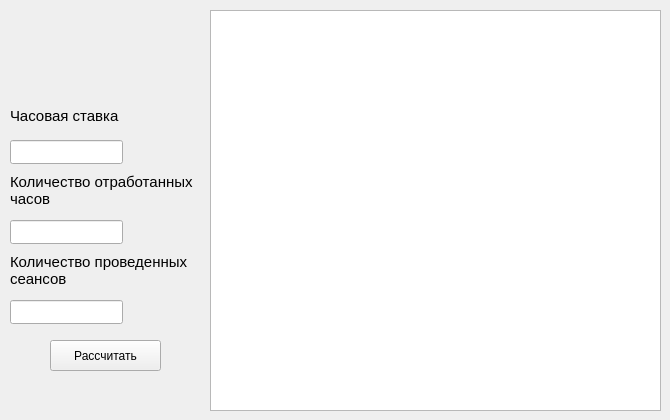
    <widget class="QWidget" name="tab_5">
     <attribute name="title">
      <string>Отчет</string>
     </attribute>
     <widget class="QTextBrowser" name="textBrowser">
      <property name="geometry">
       <rect>
        <x>210</x>
        <y>10</y>
        <width>451</width>
        <height>401</height>
       </rect>
      </property>
     </widget>
     <widget class="QLabel" name="label">
      <property name="geometry">
       <rect>
        <x>10</x>
        <y>100</y>
        <width>151</width>
        <height>31</height>
       </rect>
      </property>
      <property name="font">
       <font>
        <pointsize>11</pointsize>
       </font>
      </property>
      <property name="text">
       <string>Часовая ставка</string>
      </property>
     </widget>
     <widget class="QLabel" name="label_7">
      <property name="geometry">
       <rect>
        <x>10</x>
        <y>170</y>
        <width>191</width>
        <height>41</height>
       </rect>
      </property>
      <property name="font">
       <font>
        <pointsize>11</pointsize>
       </font>
      </property>
      <property name="text">
       <string>Количество отработанных часов</string>
      </property>
      <property name="wordWrap">
       <bool>true</bool>
      </property>
     </widget>
     <widget class="QLabel" name="label_8">
      <property name="geometry">
       <rect>
        <x>10</x>
        <y>250</y>
        <width>181</width>
        <height>41</height>
       </rect>
      </property>
      <property name="font">
       <font>
        <pointsize>11</pointsize>
       </font>
      </property>
      <property name="text">
       <string>Количество проведенных сеансов</string>
      </property>
      <property name="wordWrap">
       <bool>true</bool>
      </property>
     </widget>
     <widget class="QLineEdit" name="lineEdit">
      <property name="geometry">
       <rect>
        <x>10</x>
        <y>140</y>
        <width>113</width>
        <height>24</height>
       </rect>
      </property>
      <property name="inputMethodHints">
       <set>Qt::InputMethodHint::ImhPreferNumbers</set>
      </property>
      <property name="inputMask">
       <string>9999999999</string>
      </property>
     </widget>
     <widget class="QLineEdit" name="lineEdit_2">
      <property name="geometry">
       <rect>
        <x>10</x>
        <y>220</y>
        <width>113</width>
        <height>24</height>
       </rect>
      </property>
      <property name="inputMethodHints">
       <set>Qt::InputMethodHint::ImhPreferNumbers</set>
      </property>
      <property name="inputMask">
       <string>9999999999</string>
      </property>
     </widget>
     <widget class="QLineEdit" name="lineEdit_3">
      <property name="geometry">
       <rect>
        <x>10</x>
        <y>300</y>
        <width>113</width>
        <height>24</height>
       </rect>
      </property>
      <property name="inputMethodHints">
       <set>Qt::InputMethodHint::ImhPreferNumbers</set>
      </property>
      <property name="inputMask">
       <string>9999999999</string>
      </property>
     </widget>
     <widget class="QPushButton" name="pushButton_53">
      <property name="geometry">
       <rect>
        <x>50</x>
        <y>340</y>
        <width>111</width>
        <height>31</height>
       </rect>
      </property>
      <property name="text">
       <string>Рассчитать</string>
      </property>
     </widget>
    </widget>
